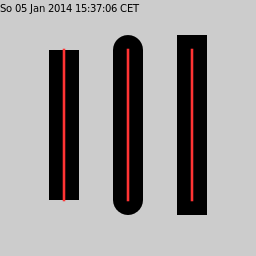

Recreate this plot in Julia.
## header to provide surface and context
using Cairo
c = CairoRGBSurface(256,256);
cr = CairoContext(c);

save(cr);
set_source_rgb(cr,0.8,0.8,0.8);    # light gray
rectangle(cr,0.0,0.0,256.0,256.0); # background
fill(cr);
restore(cr);

save(cr);
## original example, following here
set_line_width(cr, 30.0);
set_line_cap(cr, Cairo.CAIRO_LINE_CAP_BUTT); # default 
move_to(cr, 64.0, 50.0); line_to(cr, 64.0, 200.0);
stroke(cr);
set_line_cap(cr, Cairo.CAIRO_LINE_CAP_ROUND);
move_to(cr, 128.0, 50.0); line_to(cr, 128.0, 200.0);
stroke(cr);
set_line_cap(cr, Cairo.CAIRO_LINE_CAP_SQUARE);
move_to(cr, 192.0, 50.0); line_to(cr, 192.0, 200.0);
stroke(cr);

# draw helping lines 
set_source_rgb(cr, 1, 0.2, 0.2);
set_line_width(cr, 2.56);
move_to(cr, 64.0, 50.0);  line_to(cr, 64.0, 200.0);
move_to(cr, 128.0, 50.0); line_to(cr, 128.0, 200.0);
move_to(cr, 192.0, 50.0); line_to(cr, 192.0, 200.0);
stroke(cr);

## mark picture with current date
restore(cr);
move_to(cr,0.0,12.0);
set_source_rgb(cr, 0,0,0);
show_text(cr,Libc.strftime(time()));
write_to_png(c,"sample_set_line_cap.png");
